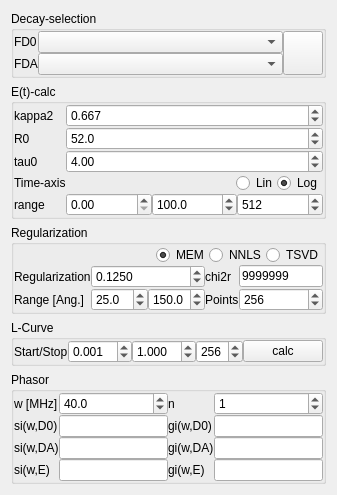
<?xml version="1.0" encoding="UTF-8"?>
<ui version="4.0">
 <class>Form</class>
 <widget class="QWidget" name="Form">
  <property name="geometry">
   <rect>
    <x>0</x>
    <y>0</y>
    <width>311</width>
    <height>455</height>
   </rect>
  </property>
  <property name="windowTitle">
   <string>Form</string>
  </property>
  <layout class="QVBoxLayout" name="verticalLayout">
   <item>
    <widget class="QGroupBox" name="groupBox_3">
     <property name="title">
      <string>Decay-selection</string>
     </property>
     <layout class="QGridLayout" name="gridLayout_2">
      <property name="margin">
       <number>0</number>
      </property>
      <property name="spacing">
       <number>0</number>
      </property>
      <item row="0" column="1" rowspan="2">
       <widget class="QPushButton" name="pushButton">
        <property name="sizePolicy">
         <sizepolicy hsizetype="Minimum" vsizetype="Minimum">
          <horstretch>0</horstretch>
          <verstretch>0</verstretch>
         </sizepolicy>
        </property>
        <property name="toolTip">
         <string>&lt;html&gt;&lt;head/&gt;&lt;body&gt;&lt;p&gt;&lt;span style=&quot; font-weight:600;&quot;&gt;Please click me!!!!!&lt;/span&gt;&lt;/p&gt;&lt;p&gt;&lt;span style=&quot; font-weight:600;&quot;&gt;/(&amp;amp;%$$$!&amp;quot;§$%$§%&amp;amp;$§&lt;/span&gt;&lt;/p&gt;&lt;p&gt;&lt;span style=&quot; font-weight:600;&quot;&gt;)&amp;amp;$§§&amp;quot;&amp;quot;&lt;/span&gt;&lt;/p&gt;&lt;/body&gt;&lt;/html&gt;</string>
        </property>
        <property name="autoFillBackground">
         <bool>false</bool>
        </property>
        <property name="text">
         <string/>
        </property>
        <property name="icon">
         <iconset resource="../../../rescource.qrc">
          <normaloff>:/icons/icons/et.png</normaloff>:/icons/icons/et.png</iconset>
        </property>
        <property name="iconSize">
         <size>
          <width>48</width>
          <height>48</height>
         </size>
        </property>
       </widget>
      </item>
      <item row="0" column="0" rowspan="2">
       <layout class="QGridLayout" name="gridLayout_6">
        <property name="spacing">
         <number>0</number>
        </property>
        <item row="0" column="0">
         <widget class="QLabel" name="label_6">
          <property name="text">
           <string>FD0</string>
          </property>
         </widget>
        </item>
        <item row="0" column="1">
         <widget class="QComboBox" name="comboBox">
          <property name="sizePolicy">
           <sizepolicy hsizetype="Expanding" vsizetype="Fixed">
            <horstretch>0</horstretch>
            <verstretch>0</verstretch>
           </sizepolicy>
          </property>
         </widget>
        </item>
        <item row="1" column="0">
         <widget class="QLabel" name="label_7">
          <property name="text">
           <string>FDA</string>
          </property>
         </widget>
        </item>
        <item row="1" column="1">
         <widget class="QComboBox" name="comboBox_2"/>
        </item>
       </layout>
      </item>
     </layout>
    </widget>
   </item>
   <item>
    <widget class="QGroupBox" name="groupBox">
     <property name="title">
      <string>E(t)-calc</string>
     </property>
     <layout class="QGridLayout" name="gridLayout">
      <property name="margin">
       <number>0</number>
      </property>
      <property name="spacing">
       <number>0</number>
      </property>
      <item row="4" column="1">
       <layout class="QHBoxLayout" name="horizontalLayout_2">
        <property name="spacing">
         <number>0</number>
        </property>
        <item>
         <widget class="QDoubleSpinBox" name="doubleSpinBox_3">
          <property name="maximum">
           <double>999.000000000000000</double>
          </property>
         </widget>
        </item>
        <item>
         <widget class="QDoubleSpinBox" name="doubleSpinBox_4">
          <property name="decimals">
           <number>1</number>
          </property>
          <property name="maximum">
           <double>9999.000000000000000</double>
          </property>
          <property name="value">
           <double>100.000000000000000</double>
          </property>
         </widget>
        </item>
        <item>
         <widget class="QSpinBox" name="spinBox">
          <property name="maximum">
           <number>99999</number>
          </property>
          <property name="value">
           <number>512</number>
          </property>
         </widget>
        </item>
       </layout>
      </item>
      <item row="2" column="0">
       <widget class="QLabel" name="label_9">
        <property name="text">
         <string>tau0</string>
        </property>
       </widget>
      </item>
      <item row="1" column="1">
       <widget class="QDoubleSpinBox" name="doubleSpinBox_7">
        <property name="decimals">
         <number>1</number>
        </property>
        <property name="maximum">
         <double>999.000000000000000</double>
        </property>
        <property name="value">
         <double>52.000000000000000</double>
        </property>
       </widget>
      </item>
      <item row="3" column="1">
       <layout class="QHBoxLayout" name="horizontalLayout_4">
        <property name="spacing">
         <number>0</number>
        </property>
        <item>
         <spacer name="horizontalSpacer">
          <property name="orientation">
           <enum>Qt::Horizontal</enum>
          </property>
          <property name="sizeHint" stdset="0">
           <size>
            <width>73</width>
            <height>17</height>
           </size>
          </property>
         </spacer>
        </item>
        <item>
         <widget class="QRadioButton" name="radioButton_3">
          <property name="text">
           <string>Lin</string>
          </property>
         </widget>
        </item>
        <item>
         <widget class="QRadioButton" name="radioButton_5">
          <property name="text">
           <string>Log</string>
          </property>
          <property name="checked">
           <bool>true</bool>
          </property>
         </widget>
        </item>
       </layout>
      </item>
      <item row="3" column="0">
       <widget class="QLabel" name="label">
        <property name="text">
         <string>Time-axis</string>
        </property>
       </widget>
      </item>
      <item row="0" column="1">
       <widget class="QDoubleSpinBox" name="doubleSpinBox_6">
        <property name="decimals">
         <number>3</number>
        </property>
        <property name="value">
         <double>0.667000000000000</double>
        </property>
       </widget>
      </item>
      <item row="2" column="1">
       <widget class="QDoubleSpinBox" name="doubleSpinBox_8">
        <property name="value">
         <double>4.000000000000000</double>
        </property>
       </widget>
      </item>
      <item row="0" column="0">
       <widget class="QLabel" name="label_4">
        <property name="text">
         <string>kappa2</string>
        </property>
       </widget>
      </item>
      <item row="4" column="0">
       <widget class="QLabel" name="label_5">
        <property name="text">
         <string>range</string>
        </property>
       </widget>
      </item>
      <item row="1" column="0">
       <widget class="QLabel" name="label_8">
        <property name="text">
         <string>R0</string>
        </property>
       </widget>
      </item>
     </layout>
     <zorder>label_8</zorder>
     <zorder>doubleSpinBox_7</zorder>
     <zorder>doubleSpinBox_8</zorder>
     <zorder>label_4</zorder>
     <zorder>label_5</zorder>
     <zorder>label</zorder>
     <zorder>label_9</zorder>
     <zorder>doubleSpinBox_6</zorder>
     <zorder></zorder>
    </widget>
   </item>
   <item>
    <widget class="QGroupBox" name="groupBox_2">
     <property name="title">
      <string>Regularization</string>
     </property>
     <layout class="QGridLayout" name="gridLayout_3">
      <property name="margin">
       <number>0</number>
      </property>
      <property name="spacing">
       <number>0</number>
      </property>
      <item row="3" column="0">
       <widget class="QLabel" name="label_3">
        <property name="text">
         <string>Regularization</string>
        </property>
       </widget>
      </item>
      <item row="3" column="7">
       <widget class="QLabel" name="label_10">
        <property name="text">
         <string>chi2r</string>
        </property>
       </widget>
      </item>
      <item row="3" column="5">
       <widget class="QDoubleSpinBox" name="doubleSpinBox_10">
        <property name="sizePolicy">
         <sizepolicy hsizetype="MinimumExpanding" vsizetype="Fixed">
          <horstretch>0</horstretch>
          <verstretch>0</verstretch>
         </sizepolicy>
        </property>
        <property name="decimals">
         <number>4</number>
        </property>
        <property name="maximum">
         <double>999.000000000000000</double>
        </property>
        <property name="singleStep">
         <double>0.010000000000000</double>
        </property>
        <property name="value">
         <double>0.125000000000000</double>
        </property>
       </widget>
      </item>
      <item row="1" column="1" colspan="8">
       <layout class="QHBoxLayout" name="horizontalLayout_3">
        <property name="spacing">
         <number>0</number>
        </property>
        <item>
         <spacer name="horizontalSpacer_2">
          <property name="orientation">
           <enum>Qt::Horizontal</enum>
          </property>
          <property name="sizeHint" stdset="0">
           <size>
            <width>40</width>
            <height>20</height>
           </size>
          </property>
         </spacer>
        </item>
        <item>
         <widget class="QRadioButton" name="radioButton_4">
          <property name="text">
           <string>MEM</string>
          </property>
          <property name="checked">
           <bool>true</bool>
          </property>
         </widget>
        </item>
        <item>
         <widget class="QRadioButton" name="radioButton_2">
          <property name="text">
           <string>NNLS</string>
          </property>
          <property name="checked">
           <bool>false</bool>
          </property>
         </widget>
        </item>
        <item>
         <widget class="QRadioButton" name="radioButton">
          <property name="text">
           <string>TSVD</string>
          </property>
          <property name="checked">
           <bool>false</bool>
          </property>
         </widget>
        </item>
       </layout>
      </item>
      <item row="6" column="0">
       <widget class="QLabel" name="label_2">
        <property name="text">
         <string>Range [Ang.]</string>
        </property>
       </widget>
      </item>
      <item row="6" column="8">
       <widget class="QSpinBox" name="spinBox_2">
        <property name="maximum">
         <number>999999</number>
        </property>
        <property name="value">
         <number>256</number>
        </property>
       </widget>
      </item>
      <item row="6" column="5">
       <layout class="QHBoxLayout" name="horizontalLayout">
        <item>
         <widget class="QDoubleSpinBox" name="doubleSpinBox">
          <property name="decimals">
           <number>1</number>
          </property>
          <property name="minimum">
           <double>1.000000000000000</double>
          </property>
          <property name="maximum">
           <double>999.000000000000000</double>
          </property>
          <property name="singleStep">
           <double>0.500000000000000</double>
          </property>
          <property name="value">
           <double>25.000000000000000</double>
          </property>
         </widget>
        </item>
        <item>
         <widget class="QDoubleSpinBox" name="doubleSpinBox_2">
          <property name="decimals">
           <number>1</number>
          </property>
          <property name="minimum">
           <double>1.000000000000000</double>
          </property>
          <property name="maximum">
           <double>999.000000000000000</double>
          </property>
          <property name="singleStep">
           <double>0.500000000000000</double>
          </property>
          <property name="value">
           <double>150.000000000000000</double>
          </property>
         </widget>
        </item>
       </layout>
      </item>
      <item row="6" column="7">
       <widget class="QLabel" name="label_13">
        <property name="text">
         <string>Points</string>
        </property>
       </widget>
      </item>
      <item row="3" column="8">
       <widget class="QLineEdit" name="lineEdit_2">
        <property name="text">
         <string>9999999</string>
        </property>
        <property name="readOnly">
         <bool>true</bool>
        </property>
       </widget>
      </item>
     </layout>
    </widget>
   </item>
   <item>
    <widget class="QGroupBox" name="groupBox_4">
     <property name="title">
      <string>L-Curve</string>
     </property>
     <layout class="QGridLayout" name="gridLayout_4">
      <property name="horizontalSpacing">
       <number>0</number>
      </property>
      <property name="margin">
       <number>0</number>
      </property>
      <item row="0" column="1">
       <widget class="QDoubleSpinBox" name="doubleSpinBox_5">
        <property name="decimals">
         <number>3</number>
        </property>
        <property name="minimum">
         <double>0.000000000000000</double>
        </property>
        <property name="value">
         <double>0.001000000000000</double>
        </property>
       </widget>
      </item>
      <item row="0" column="3">
       <widget class="QSpinBox" name="spinBox_6">
        <property name="maximum">
         <number>999</number>
        </property>
        <property name="value">
         <number>256</number>
        </property>
       </widget>
      </item>
      <item row="0" column="0">
       <widget class="QLabel" name="label_11">
        <property name="text">
         <string>Start/Stop</string>
        </property>
       </widget>
      </item>
      <item row="0" column="2">
       <widget class="QDoubleSpinBox" name="doubleSpinBox_9">
        <property name="decimals">
         <number>3</number>
        </property>
        <property name="value">
         <double>1.000000000000000</double>
        </property>
       </widget>
      </item>
      <item row="0" column="4">
       <widget class="QPushButton" name="pushButton_3">
        <property name="sizePolicy">
         <sizepolicy hsizetype="Fixed" vsizetype="Fixed">
          <horstretch>0</horstretch>
          <verstretch>0</verstretch>
         </sizepolicy>
        </property>
        <property name="text">
         <string>calc</string>
        </property>
       </widget>
      </item>
     </layout>
    </widget>
   </item>
   <item>
    <layout class="QVBoxLayout" name="verticalLayout_2"/>
   </item>
   <item>
    <widget class="QGroupBox" name="groupBox_5">
     <property name="title">
      <string>Phasor</string>
     </property>
     <layout class="QGridLayout" name="gridLayout_5">
      <property name="margin">
       <number>0</number>
      </property>
      <property name="spacing">
       <number>0</number>
      </property>
      <item row="0" column="0">
       <widget class="QLabel" name="label_16">
        <property name="sizePolicy">
         <sizepolicy hsizetype="Fixed" vsizetype="Preferred">
          <horstretch>0</horstretch>
          <verstretch>0</verstretch>
         </sizepolicy>
        </property>
        <property name="text">
         <string>w [MHz]</string>
        </property>
       </widget>
      </item>
      <item row="1" column="0">
       <widget class="QLabel" name="label_17">
        <property name="text">
         <string>si(w,D0)</string>
        </property>
       </widget>
      </item>
      <item row="0" column="5">
       <widget class="QSpinBox" name="spinBox_5">
        <property name="minimum">
         <number>0</number>
        </property>
        <property name="maximum">
         <number>999</number>
        </property>
        <property name="value">
         <number>1</number>
        </property>
       </widget>
      </item>
      <item row="0" column="3" colspan="2">
       <widget class="QLabel" name="label_18">
        <property name="sizePolicy">
         <sizepolicy hsizetype="Fixed" vsizetype="Preferred">
          <horstretch>0</horstretch>
          <verstretch>0</verstretch>
         </sizepolicy>
        </property>
        <property name="text">
         <string>n</string>
        </property>
       </widget>
      </item>
      <item row="1" column="3" colspan="2">
       <widget class="QLabel" name="label_19">
        <property name="text">
         <string>gi(w,D0)</string>
        </property>
       </widget>
      </item>
      <item row="1" column="5" colspan="2">
       <widget class="QLineEdit" name="lineEdit_3">
        <property name="readOnly">
         <bool>true</bool>
        </property>
       </widget>
      </item>
      <item row="0" column="1" colspan="2">
       <widget class="QDoubleSpinBox" name="doubleSpinBox_12">
        <property name="decimals">
         <number>1</number>
        </property>
        <property name="maximum">
         <double>500.000000000000000</double>
        </property>
        <property name="singleStep">
         <double>5.000000000000000</double>
        </property>
        <property name="value">
         <double>40.000000000000000</double>
        </property>
       </widget>
      </item>
      <item row="1" column="1" colspan="2">
       <widget class="QLineEdit" name="lineEdit">
        <property name="readOnly">
         <bool>true</bool>
        </property>
       </widget>
      </item>
      <item row="2" column="1">
       <widget class="QLineEdit" name="lineEdit_4">
        <property name="readOnly">
         <bool>true</bool>
        </property>
       </widget>
      </item>
      <item row="2" column="0">
       <widget class="QLabel" name="label_20">
        <property name="text">
         <string>si(w,DA)</string>
        </property>
       </widget>
      </item>
      <item row="2" column="5">
       <widget class="QLineEdit" name="lineEdit_5">
        <property name="readOnly">
         <bool>true</bool>
        </property>
       </widget>
      </item>
      <item row="2" column="3">
       <widget class="QLabel" name="label_21">
        <property name="text">
         <string>gi(w,DA)</string>
        </property>
       </widget>
      </item>
      <item row="4" column="3">
       <widget class="QLabel" name="label_22">
        <property name="text">
         <string>gi(w,E)</string>
        </property>
       </widget>
      </item>
      <item row="4" column="0">
       <widget class="QLabel" name="label_23">
        <property name="text">
         <string>si(w,E)</string>
        </property>
       </widget>
      </item>
      <item row="4" column="1">
       <widget class="QLineEdit" name="lineEdit_6">
        <property name="readOnly">
         <bool>true</bool>
        </property>
       </widget>
      </item>
      <item row="4" column="5">
       <widget class="QLineEdit" name="lineEdit_7">
        <property name="readOnly">
         <bool>true</bool>
        </property>
       </widget>
      </item>
     </layout>
    </widget>
   </item>
  </layout>
  <action name="actionUpdate_decay_list">
   <property name="text">
    <string>update decay list</string>
   </property>
  </action>
  <action name="actionUpdate_plots">
   <property name="text">
    <string>update plots</string>
   </property>
  </action>
  <action name="actionUpdate_regularization">
   <property name="text">
    <string>update regularization</string>
   </property>
  </action>
  <action name="actionOptimize">
   <property name="text">
    <string>Optimize</string>
   </property>
  </action>
  <action name="actionUpdate_phasor">
   <property name="text">
    <string>Update phasor</string>
   </property>
  </action>
  <action name="actionUpdate_L_Curve">
   <property name="text">
    <string>Update L-Curve</string>
   </property>
  </action>
 </widget>
 <resources>
  <include location="../../../rescource.qrc"/>
 </resources>
 <connections>
  <connection>
   <sender>pushButton</sender>
   <signal>clicked()</signal>
   <receiver>actionUpdate_decay_list</receiver>
   <slot>trigger()</slot>
   <hints>
    <hint type="sourcelabel">
     <x>279</x>
     <y>33</y>
    </hint>
    <hint type="destinationlabel">
     <x>-1</x>
     <y>-1</y>
    </hint>
   </hints>
  </connection>
  <connection>
   <sender>comboBox</sender>
   <signal>currentIndexChanged(int)</signal>
   <receiver>actionUpdate_plots</receiver>
   <slot>trigger()</slot>
   <hints>
    <hint type="sourcelabel">
     <x>119</x>
     <y>23</y>
    </hint>
    <hint type="destinationlabel">
     <x>-1</x>
     <y>-1</y>
    </hint>
   </hints>
  </connection>
  <connection>
   <sender>comboBox_2</sender>
   <signal>currentIndexChanged(int)</signal>
   <receiver>actionUpdate_plots</receiver>
   <slot>trigger()</slot>
   <hints>
    <hint type="sourcelabel">
     <x>119</x>
     <y>43</y>
    </hint>
    <hint type="destinationlabel">
     <x>-1</x>
     <y>-1</y>
    </hint>
   </hints>
  </connection>
  <connection>
   <sender>doubleSpinBox_6</sender>
   <signal>valueChanged(double)</signal>
   <receiver>actionUpdate_regularization</receiver>
   <slot>trigger()</slot>
   <hints>
    <hint type="sourcelabel">
     <x>169</x>
     <y>84</y>
    </hint>
    <hint type="destinationlabel">
     <x>-1</x>
     <y>-1</y>
    </hint>
   </hints>
  </connection>
  <connection>
   <sender>doubleSpinBox_7</sender>
   <signal>valueChanged(double)</signal>
   <receiver>actionUpdate_regularization</receiver>
   <slot>trigger()</slot>
   <hints>
    <hint type="sourcelabel">
     <x>169</x>
     <y>104</y>
    </hint>
    <hint type="destinationlabel">
     <x>-1</x>
     <y>-1</y>
    </hint>
   </hints>
  </connection>
  <connection>
   <sender>doubleSpinBox_8</sender>
   <signal>valueChanged(double)</signal>
   <receiver>actionUpdate_regularization</receiver>
   <slot>trigger()</slot>
   <hints>
    <hint type="sourcelabel">
     <x>169</x>
     <y>124</y>
    </hint>
    <hint type="destinationlabel">
     <x>-1</x>
     <y>-1</y>
    </hint>
   </hints>
  </connection>
  <connection>
   <sender>doubleSpinBox</sender>
   <signal>valueChanged(QString)</signal>
   <receiver>actionUpdate_regularization</receiver>
   <slot>trigger()</slot>
   <hints>
    <hint type="sourcelabel">
     <x>107</x>
     <y>260</y>
    </hint>
    <hint type="destinationlabel">
     <x>-1</x>
     <y>-1</y>
    </hint>
   </hints>
  </connection>
  <connection>
   <sender>doubleSpinBox_2</sender>
   <signal>valueChanged(double)</signal>
   <receiver>actionUpdate_regularization</receiver>
   <slot>trigger()</slot>
   <hints>
    <hint type="sourcelabel">
     <x>181</x>
     <y>260</y>
    </hint>
    <hint type="destinationlabel">
     <x>-1</x>
     <y>-1</y>
    </hint>
   </hints>
  </connection>
  <connection>
   <sender>spinBox_2</sender>
   <signal>valueChanged(int)</signal>
   <receiver>actionUpdate_regularization</receiver>
   <slot>trigger()</slot>
   <hints>
    <hint type="sourcelabel">
     <x>255</x>
     <y>260</y>
    </hint>
    <hint type="destinationlabel">
     <x>-1</x>
     <y>-1</y>
    </hint>
   </hints>
  </connection>
  <connection>
   <sender>radioButton</sender>
   <signal>toggled(bool)</signal>
   <receiver>actionUpdate_regularization</receiver>
   <slot>trigger()</slot>
   <hints>
    <hint type="sourcelabel">
     <x>268</x>
     <y>216</y>
    </hint>
    <hint type="destinationlabel">
     <x>-1</x>
     <y>-1</y>
    </hint>
   </hints>
  </connection>
  <connection>
   <sender>doubleSpinBox_10</sender>
   <signal>valueChanged(double)</signal>
   <receiver>actionUpdate_regularization</receiver>
   <slot>trigger()</slot>
   <hints>
    <hint type="sourcelabel">
     <x>135</x>
     <y>225</y>
    </hint>
    <hint type="destinationlabel">
     <x>-1</x>
     <y>-1</y>
    </hint>
   </hints>
  </connection>
  <connection>
   <sender>pushButton_3</sender>
   <signal>clicked()</signal>
   <receiver>actionUpdate_L_Curve</receiver>
   <slot>trigger()</slot>
   <hints>
    <hint type="sourcelabel">
     <x>261</x>
     <y>389</y>
    </hint>
    <hint type="destinationlabel">
     <x>-1</x>
     <y>-1</y>
    </hint>
   </hints>
  </connection>
  <connection>
   <sender>radioButton_2</sender>
   <signal>toggled(bool)</signal>
   <receiver>actionUpdate_regularization</receiver>
   <slot>trigger()</slot>
   <hints>
    <hint type="sourcelabel">
     <x>226</x>
     <y>240</y>
    </hint>
    <hint type="destinationlabel">
     <x>-1</x>
     <y>-1</y>
    </hint>
   </hints>
  </connection>
  <connection>
   <sender>radioButton_4</sender>
   <signal>toggled(bool)</signal>
   <receiver>actionUpdate_regularization</receiver>
   <slot>trigger()</slot>
   <hints>
    <hint type="sourcelabel">
     <x>180</x>
     <y>240</y>
    </hint>
    <hint type="destinationlabel">
     <x>-1</x>
     <y>-1</y>
    </hint>
   </hints>
  </connection>
  <connection>
   <sender>radioButton_3</sender>
   <signal>toggled(bool)</signal>
   <receiver>actionUpdate_regularization</receiver>
   <slot>trigger()</slot>
   <hints>
    <hint type="sourcelabel">
     <x>240</x>
     <y>174</y>
    </hint>
    <hint type="destinationlabel">
     <x>-1</x>
     <y>-1</y>
    </hint>
   </hints>
  </connection>
  <connection>
   <sender>radioButton_5</sender>
   <signal>toggled(bool)</signal>
   <receiver>actionUpdate_regularization</receiver>
   <slot>trigger()</slot>
   <hints>
    <hint type="sourcelabel">
     <x>278</x>
     <y>174</y>
    </hint>
    <hint type="destinationlabel">
     <x>-1</x>
     <y>-1</y>
    </hint>
   </hints>
  </connection>
  <connection>
   <sender>doubleSpinBox_12</sender>
   <signal>valueChanged(double)</signal>
   <receiver>actionUpdate_phasor</receiver>
   <slot>trigger()</slot>
   <hints>
    <hint type="sourcelabel">
     <x>102</x>
     <y>406</y>
    </hint>
    <hint type="destinationlabel">
     <x>-1</x>
     <y>-1</y>
    </hint>
   </hints>
  </connection>
  <connection>
   <sender>spinBox_5</sender>
   <signal>valueChanged(int)</signal>
   <receiver>actionUpdate_phasor</receiver>
   <slot>trigger()</slot>
   <hints>
    <hint type="sourcelabel">
     <x>247</x>
     <y>406</y>
    </hint>
    <hint type="destinationlabel">
     <x>-1</x>
     <y>-1</y>
    </hint>
   </hints>
  </connection>
 </connections>
</ui>
